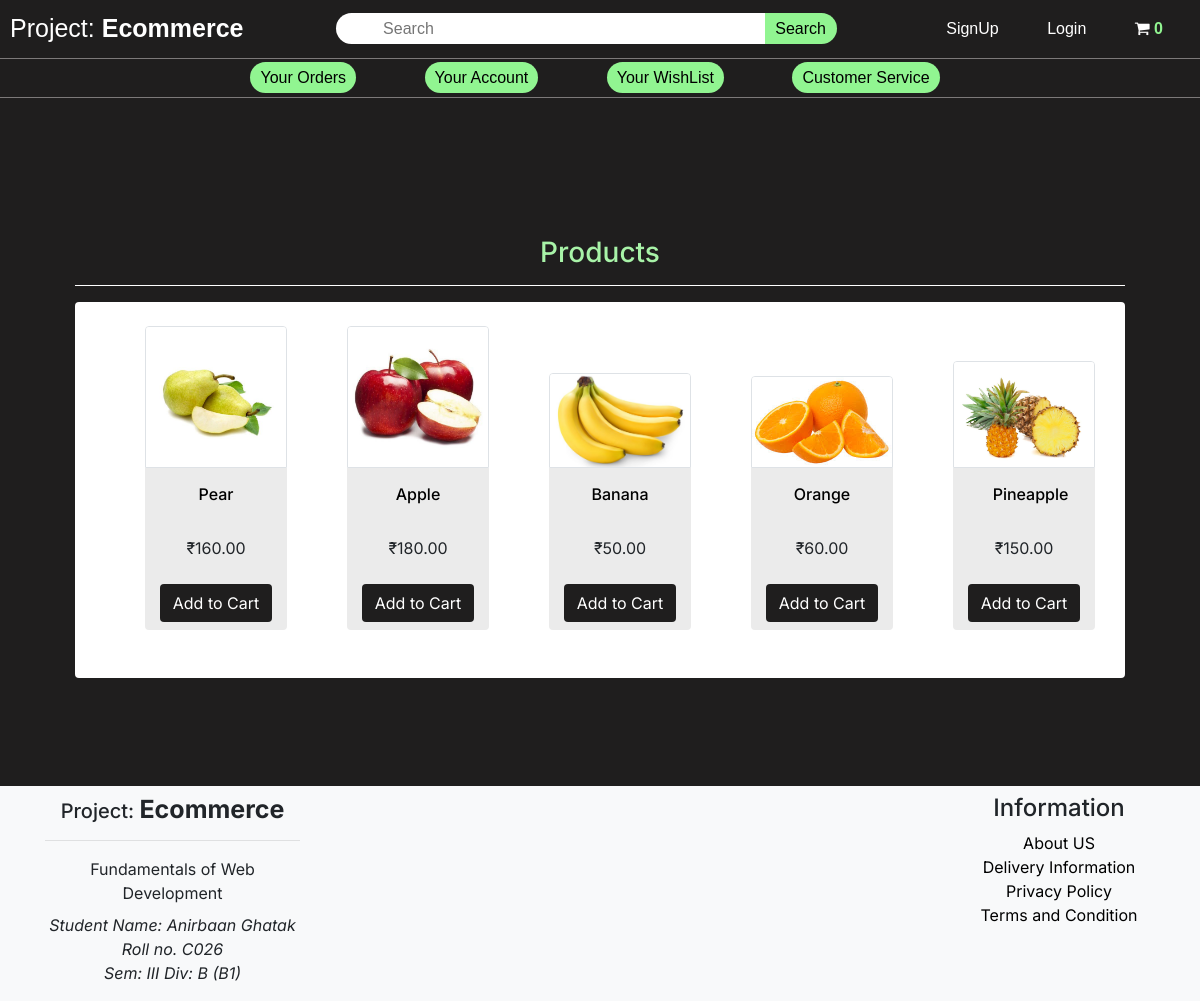
Page /productPage.php on the committed database.
### tables this page shows
CREATE TABLE `product` (
  `item_id` int(11) NOT NULL,
  `item_name` varchar(255) NOT NULL,
  `item_price` double(10, 2) NOT NULL,
  `item_image` varchar(255) NOT NULL,
  `item_qty` varchar(20) NOT NULL
);

### table1.php (called while the page is built, shortened)
<?php
class Dbcontrol
{
    protected $host = "localhost";
    protected $user = "root";
    protected $password = "";
    protected $database = "table1";
    public function __construct()
    {
        $this->con = mysqli_connect($this->host, $this->user, $this->password, $this->database);
    }
}

### functions.php (called while the page is built, shortened)
<?php
  require("database/table1.php");
  require("database/products.php");
  $db = new Dbcontrol();
  $prod = new Product($db);
  $products = $prod->getData();
  $Cart = new Cart($db);

### products.php (called while the page is built, shortened)
<?php
class Product
{
    public $db = null;
    public function __construct(Dbcontrol $db)
    {
        $this->db = $db;
    }
    public function getData($table = "product")
    {
        $result = $this->db->con->query("SELECT*FROM {$table}");
        $resultArr = array();
        while ($item = mysqli_fetch_array($result, MYSQLI_ASSOC)) {
            $resultArr[] = $item;
        }
        return $resultArr;
    }
}

### productPage.php (the view, shortened to what this page needs)
<?php
include("./header_php/header.php");
$category = $_GET['category'] ?? 'fruits';
$products = $prod->getData($category);
?>
<section id="productsList" class="background-body">
  <div class="container py-5">
    <h3 class="font-inter color-third">Products</h3>
    <hr class="cl1" />
    <div class="products background-secondary rounded pt-4">
      <?php foreach ($products as $item) { ?>
        <div class="item font-nato w-20 d-inline-block px-2 mb-5 lefalgn" style="height: 625%; width: 15%;">
          <a href="<?php printf("%s?category=%s&item_id=%s", "itempage.php", $category, $item["item_id"]); ?>"><img src="<?php echo $item["item_image"] ?? "../assets/assets3.jpg" ?>" alt="ipace1" class="rounded-top mx-auto d-inline-block background-secondary border" style="width: 100%;" /></a>
          <div class="text-center rounded-bottom background-prod border-top-primary">
            <h6 class="py-2 px-1 color-primary font-16 rounded w-50 d-inline-block mt-2">
              <?php echo $item["item_name"] ?? "Pear"; ?>
            </h6>
            <div class="price py-3">
              <span class="py-1 px-1 rounded">₹<?php echo $item["item_price"] ?? "100"; ?></span>
            </div>
            <div class="py-2">
              <form method="post">
                <?php
                if (in_array($item['item_id'], $Cart->getCid($prod->getData('cart')) ?? [])) {
                  echo '<button type="submit" disabled class="btn font-size-12">In the Cart</button>';
                } else {
                  echo '<button type="submit" name="ale" class="btn btn-custom font-size-12">Add to Cart</button>';
                }
                ?>
              </form>
            </div>
          </div>
        </div>
      <?php } ?>
    </div>
  </div>
</section>
<?php
include("./header_php/footer.php");
?>

### header.php (shortened to what this page needs)
<!DOCTYPE html>
<html>
<head>
  <link rel="stylesheet" href="./index.css" />
  <link rel="stylesheet" href="https://cdnjs.cloudflare.com/ajax/libs/font-awesome/4.7.0/css/font-awesome.min.css" />
  <link rel="stylesheet" href="./style.css">
  <link rel="stylesheet" href="https://cdn.jsdelivr.net/npm/bootstrap@4.5.3/dist/css/bootstrap.min.css" />
  <?php
  require("functions.php");
  ?>
</head>
<body class="bod">
  <header class="headerNav">
    <a href="./index.php" class="logo">Project: <span>Ecommerce</span></a>
    <div class="search-box">
      <input type="text" name="search" placeholder="Search" />
      <button>Search</button>
    </div>
    <nav>
      <ul class="mainList">
        <li><a href="./signup.php">SignUp</a></li>
        <li><a href="./login.php">Login</a></li>
        <li>
          <form action="">
            <a href="./cart.php"><i class="fa fa-shopping-cart"></i>
              <span style="color: rgba(145, 245, 145, 1); font-weight: 600;"><?php echo count($prod->getData('cart'));?></span></a>
          </form>
        </li>
      </ul>
    </nav>
  </header>
  <header class="subHeader">
    <nav>
      <ul class="subList">
        <li>
          <a href="#" class="optn">Your Orders </a>
        </li>
        <li>
          <a href="#" class="optn">Your Account</a>
        </li>
        <li>
          <a href="#" class="optn">Your WishList</a>
        </li>
        <li>
          <a href="#" class="optn" id="cs">Customer Service</a>
        </li>
      </ul>
    </nav>
  </header>
  <div class="mainbox" style="margin-bottom: 5%;">

### footer.php (shortened to what this page needs)
</div>
<footer id="footer" class="bg-light text-lightgreen pt-2">
  <div class="container">
    <div class="row">
      <div class="col-lg-3 col-12">
        <h4 class="font-nato font-20">Project: <span class="font-nato font-weight-bold font-25">Ecommerce</span></h4>
        <hr>
        <p class="mb-2 font-weight-normal">Fundamentals of Web Development</p>
        <p class="mb-0 font-16 font-inter font-italic">Student Name: Anirbaan Ghatak</p>
        <p class="mb-0 font-16 font-inter font-italic">Roll no. C026</p>
        <p class="mb-0 font-16 font-inter font-italic ">Sem: III Div: B (B1)</p>
      </div>
      <div class="col-lg-2 col-12 ml-auto mr-3">
        <h4>Information</h4>
        <div class="d-flex flex-column flex-wrap">
          <a href="" class="text-decoration-none color-primary">About US</a>
          <a href="" class="text-decoration-none color-primary">Delivery Information</a>
          <a href="" class="text-decoration-none color-primary">Privacy Policy</a>
          <a href="" class="text-decoration-none color-primary">Terms and Condition</a>
        </div>
      </div>
    </div>
  </div>
</footer>
</body>
</html>

### index.css (style rules this page uses)
.bod { text-align: center; font-family: "Inter", "Noto Sans JP", sans-serif; background-color: black; margin: 0; text-align: center; background-color: rgb(31, 30, 30); }
.mainbox { width: 90%; height: 250px; margin: 90px auto 0; background-color: white; display: table; }
* { margin: 0; }
.headerNav { display: flex; justify-content: space-between; align-items: center; font-family: Arial, Helvetica, serif; background-color: rgb(31, 30, 30); border-bottom: rgb(124, 121, 121) solid 0.1px; }
.logo { text-decoration: none; color: white; cursor: pointer; font-size: 25px; font-weight: 500; padding: 10px; }
.logo span { font-weight: 700; }
.mainList { list-style: none; margin-bottom: 0px; }
.mainList li { display: inline-block; padding: 7px; transition: all 0.3s ease 0s; margin-right: 30px; }
.mainList li a { color: white; font-weight: 500; transition: all 0.3s ease 0s; text-decoration: none; }
.subHeader { display: flex; justify-content: center; font-family: Arial, Helvetica, serif; background-color: rgb(31, 30, 30); border-bottom: rgb(124, 121, 121) solid 0.1px; }
.subList { list-style: none; margin-bottom: 0px; }
.subList li { display: inline-block; padding: 7px; transition: all 0.3s ease 0s; margin-right: 50px; }
.optn { outline: none; padding: 7px 10px; background-color: rgba(145, 245, 145, 1); border: none; border-top-left-radius: 20px; border-bottom-left-radius: 20px; border-top-right-radius: 20px; border-bottom-right-radius: 20px; cursor: pointer; transition: all 0.5s ease 0s; text-decoration: none; color: black; }
.search-box { width: 40%; border-top-right-radius: 20px; border-bottom-right-radius: 20px; border-top-left-radius: 20px; border-bottom-left-radius: 20px; background-color: white; }
.search-box input { outline: none; position: relative; left: 35px; display: inline; width: 80%; margin-right: 0; padding-right: 0; border: none; height: 29px; border-top-left-radius: 20px; border-bottom-left-radius: 20px; }
.search-box button { background-color: rgb(145, 245, 145); outline: none; border: none; position: relative; left: 30px; right: 0px; width: 15%; height: 31px; border-top-right-radius: 20px; border-bottom-right-radius: 20px; cursor: pointer; }

### style.css (style rules this page uses)
button, button:focus { outline: none !important; box-shadow: none !important; }
.border-top-primary { border-top: 1px solid #ebebeb; }
.cl1 { border-top: 1px solid #ffffff; }
.lefalgn { margin-left: 40px; }
.background-secondary { background-color: #ffffff; }
.background-prod { background-color: #ebebeb; }
.background-body { background-color: #1f1e1e; }
.color-primary { color: #000000; }
.color-third { color: #a8f3a8; }
.font-inter { font-family: "Inter", sans-serif; }
.font-16 { font-size: 16px; }
.font-20 { font-size: 20px; }
.font-25 { font-size: 25px; }
.btn-custom { background-color: #1f1e1e !important; color: #ffffff !important; font: 14px; border: 1px solid black; }
body { text-align: center; font-family: "Inter", "Noto Sans JP", sans-serif; background-color: black; margin: 0; text-align: center; background-color: rgb(31, 30, 30); }

### rows in the picture
product: item_image (picture), item_name "Pear", item_price "160.00"
product: item_image (picture), item_name "Apple", item_price "180.00"
product: item_image (picture), item_name "Banana", item_price "50.00"
product: item_image (picture), item_name "Orange", item_price "60.00"
product: item_image (picture), item_name "Pineapple", item_price "150.00"

### other values in the picture
count($prod->getData('cart')) "0"
